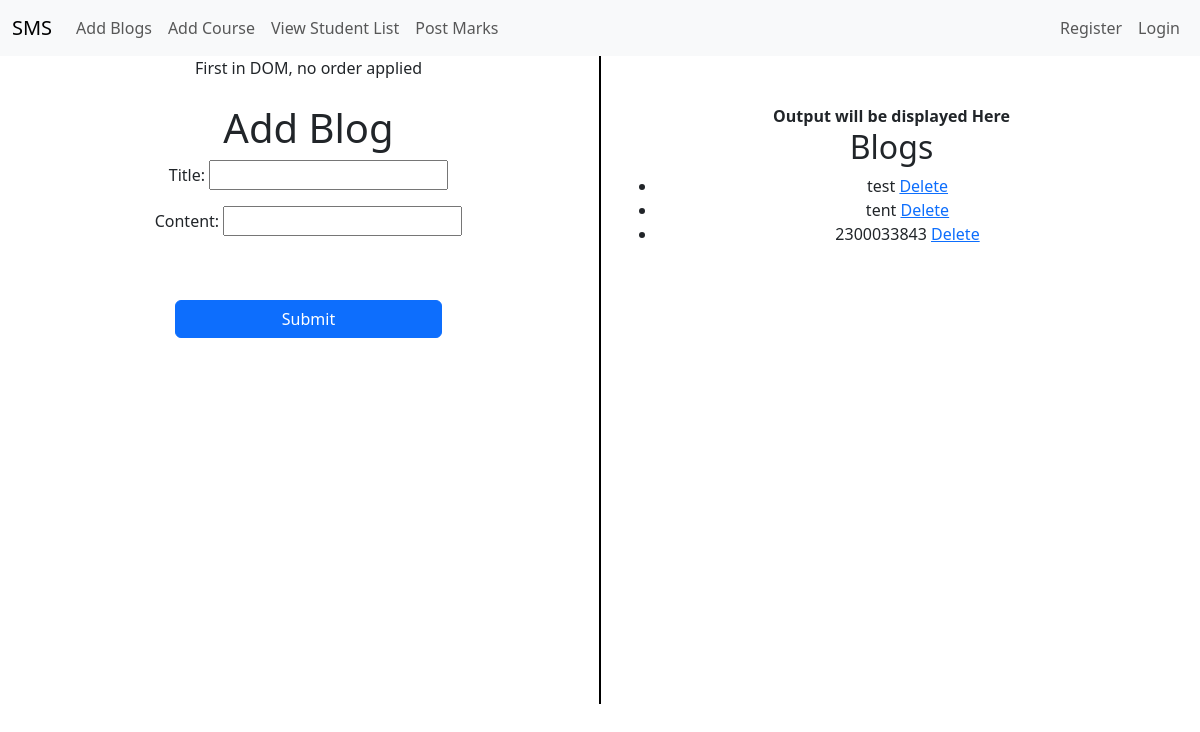
Page /facultyapp/add_blog/ on the committed database.
### facultyapp/models.py (models this page shows, shortened)
class Blog(models.Model):
    title= models.CharField(max_length=200)
    content=models.CharField(max_length=300)

### facultyapp/views.py (the view)
# urls.py: path('add_blog/',views.add_blog,name='add_blog'),
def add_blog(request):
    if request.method=='POST':
        form = BlogForm(request.POST)
        if form.is_valid():
            form.save()
            return redirect('facultyapp:add_blog')
    else:
        form=BlogForm()
    blogs = Blog.objects.all()
    return render(request,'facultyapp/add_blog.html',{'form':form,'blogs':blogs})

### facultyapp/forms.py
class BlogForm(forms.ModelForm):
    class Meta:
        model = Blog
        fields = ['title','content']

### templates/facultyapp/add_blog.html (shortened to what this page needs)
{% extends 'Navbar/FacultyNavbar.html' %}
{% load static %}
{% block body %}
<div class="container text-center">
  <div class="row">
    <div class="col">
      First in DOM, no order applied
        <br><br>
            <h1>Add Blog</h1>
            <form method="post" action="{% url 'facultyapp:add_blog' %}">{% csrf_token %}
            {{ form.as_p }}
            <br><br>
            <div class="d-grid gap-2 col-6 mx-auto">
            <button class="btn btn-primary" type="submit">Submit</button>
            </div>
        </form>
    </div>
      <br><br><br><br><br><br><br><br><br><br><br><br><br><br><br><br>
      <br><br><br><br><br><br><br><br><br><br><br>
       <div class="col-auto d-flex align-items-center">
      <div style="border-left: 2px solid black; height: 100%;"></div>
    </div>
    <div class="col">
        <br><br>
        <strong> Output will be displayed Here</strong>
              <h2>Blogs</h2>
    <ul>
        {% for blog in blogs %}
            <li>
                {{ blog.title }}
                <a href="{% url 'facultyapp:delete_blog' blog.pk %}">Delete</a>
            </li>
        {% endfor %}
    </ul>
    </div>
  </div>
</div>
{% endblock %}

### rows in the picture
Blog: title "test"
Blog: title "tent"
Blog: title "2300033843"
